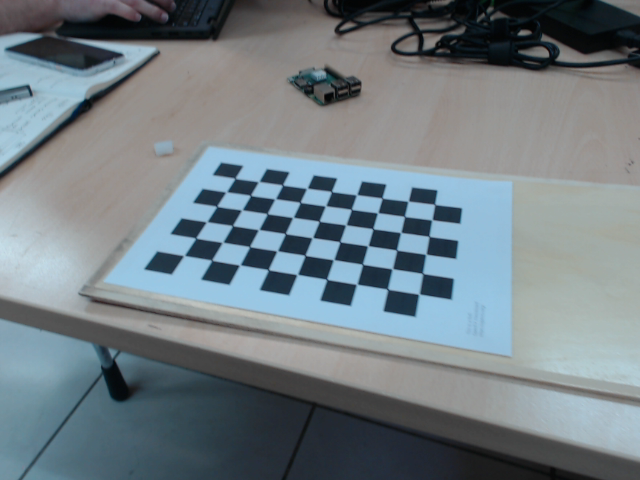
#> input picture vision/Camera-test/logitec/frame_1.png, 640 x 480 px, given in place of the camera
$ python quadrilateral_transformer.py
#> lines starting #> are read from the running program, lines starting #| are printed output that depends on the picture; after the words box and inside, x2 and y2 are one past the last pixel; in counts of white or black regions, pixels touching at a corner belong together
### vision/canny_edge_detection.py
import cv2
import numpy as np

class CannyEdgeDetector:
    def __init__(self, camera_index=0, lower_threshold=100, upper_threshold=200, blur_kernel=5, window_name='Canny Edge Detection'):
#> in run, frame is the input picture: shape (480, 640, 3); mean B, G, R 132.5, 126.3, 114.7
        self.camera_index = camera_index
        self.lower_threshold = lower_threshold
        self.upper_threshold = upper_threshold
        self.blur_kernel = blur_kernel
        self.window_name = window_name
        # Initialize camera
        self.cam = cv2.VideoCapture(camera_index)

        # Get frame dimensions
        self.frame_width = int(self.cam.get(cv2.CAP_PROP_FRAME_WIDTH))
        self.frame_height = int(self.cam.get(cv2.CAP_PROP_FRAME_HEIGHT))

        # Window name
        self.window_name = 'Canny Edge Detection'

    # [17 lines left out: functions setup_window, update_parameters, not called in this run]

    def process_frame(self, frame):
        # Convert to grayscale
        gray = cv2.cvtColor(frame, cv2.COLOR_BGR2GRAY)
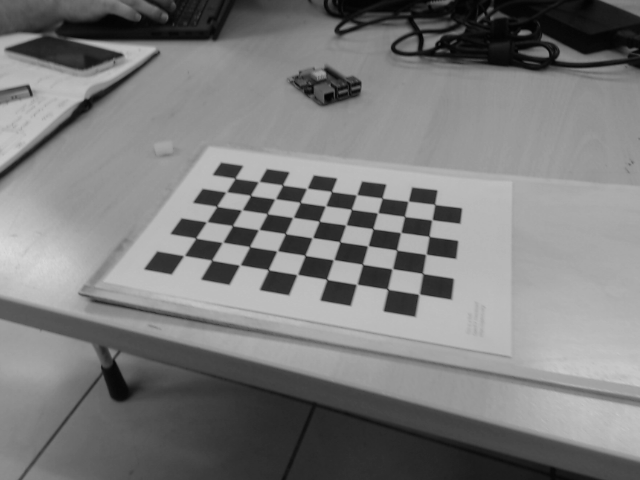
#> gray: shape (480, 640); min 3, max 218, mean 123.5

        # Apply Gaussian blur
        blurred = cv2.GaussianBlur(gray, (self.blur_kernel, self.blur_kernel), 0)

        # Apply Canny edge detection
        edges = cv2.Canny(blurred, self.lower_threshold, self.upper_threshold)
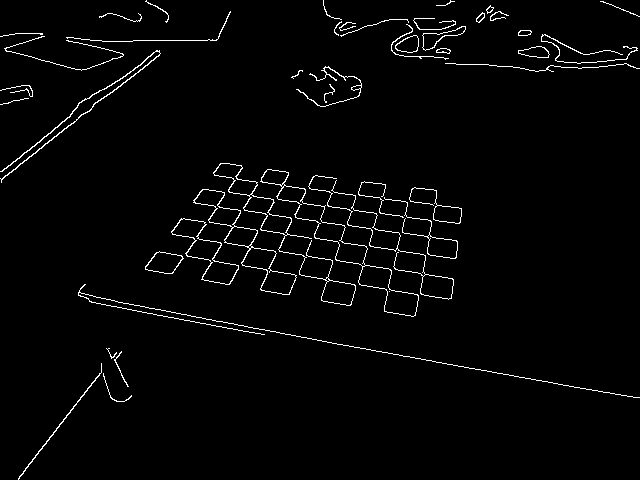
#> edges: shape (480, 640); 2.3% white in thin lines or dots

        # Stack images horizontally for comparison
        return np.hstack((gray, edges))
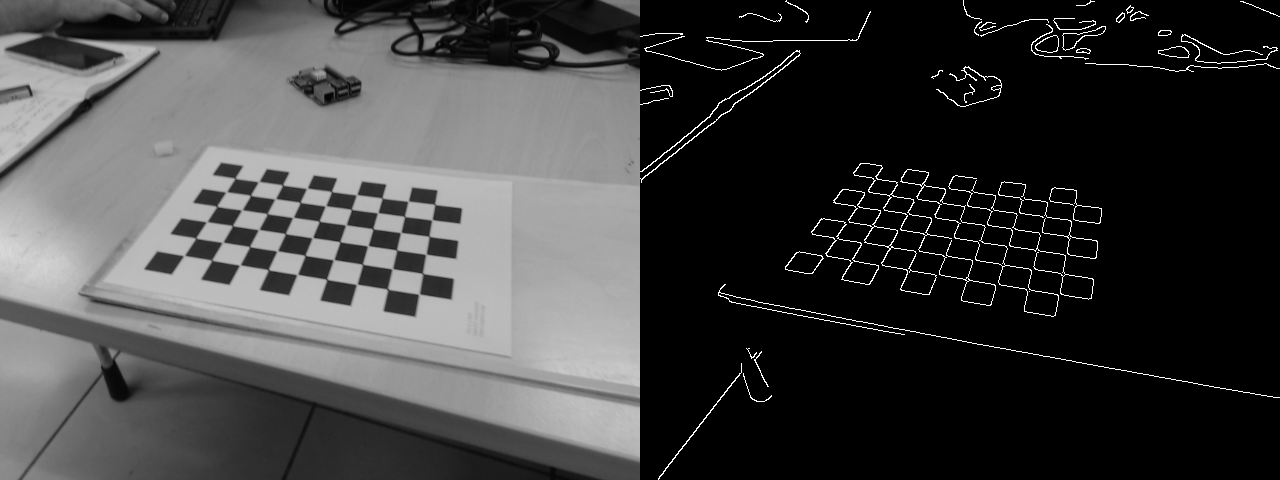
#> returned value: shape (480, 1280); min 0, max 255, mean 64.7

    # [19 lines left out: function run, not called in this run]

    def cleanup(self):
        self.cam.release()
        cv2.destroyAllWindows()

# Example usage
# [3 lines that do not run on import are left out]

### vision/quadrilateral_transformer.py
import cv2
import numpy as np
from .canny_edge_detection import CannyEdgeDetector

class QuadrilateralTransformer(CannyEdgeDetector):
    def __init__(self, camera_index=0, lower_threshold=100, upper_threshold=200,
                 blur_kernel=5, min_area=1000, output_size=(800, 600)):
        super().__init__(camera_index, lower_threshold, upper_threshold, blur_kernel)
        self.min_area = min_area
        self.output_size = output_size
        self.window_name = 'Quadrilateral Transformer'
        self.warped_window_name = 'Transformed View'
        self.last_good_corners = None  # Store the last valid quadrilateral

    def find_quadrilateral(self, edges):
        # Find contours in the edge image
        contours, _ = cv2.findContours(edges, cv2.RETR_EXTERNAL, cv2.CHAIN_APPROX_SIMPLE)
#> contours = 43 contours, 23 with area under 20; largest, box (x1, y1, x2, y2) and area: (260, 169, 419, 317) 3360, (193, 189, 297, 295) 2418, (213, 163, 356, 306) 2139, (171, 218, 239, 285) 1558, (308, 175, 454, 300) 662

        # Find the largest contour
        if not contours:
            return None

        largest_contour = max(contours, key=cv2.contourArea)
#> largest_contour = contour of 267 points, box (x1, y1, x2, y2) (260, 169, 419, 317), area 3360
        if cv2.contourArea(largest_contour) < self.min_area:
            return None

        # Approximate the contour to a polygon
        epsilon = 0.02 * cv2.arcLength(largest_contour, True)
#> epsilon = 12.6
        approx = cv2.approxPolyDP(largest_contour, epsilon, True)
#> approx = contour of 12 points, box (x1, y1, x2, y2) (264, 172, 419, 316), area 3512

        # Check if the polygon has 4 vertices
        if len(approx) != 4:
            return None

        return approx.reshape(4, 2)

    def order_points(self, pts):
        # Order points in [top-left, top-right, bottom-right, bottom-left] order
        rect = np.zeros((4, 2), dtype=np.float32)

        # Top-left point will have the smallest sum
        # Bottom-right point will have the largest sum
        s = pts.sum(axis=1)
        rect[0] = pts[np.argmin(s)]
        rect[2] = pts[np.argmax(s)]

        # Top-right point will have the smallest difference
        # Bottom-left point will have the largest difference
        diff = np.diff(pts, axis=1)
        rect[1] = pts[np.argmin(diff)]
        rect[3] = pts[np.argmax(diff)]

        return rect

    def transform_perspective(self, frame, corners):
        # Get ordered source points
        src_pts = self.order_points(corners.astype(np.float32))

        # Define destination points for the transform
        dst_pts = np.array([
            [0, 0],
            [self.output_size[0] - 1, 0],
            [self.output_size[0] - 1, self.output_size[1] - 1],
            [0, self.output_size[1] - 1]
        ], dtype=np.float32)

        # Calculate perspective transform matrix
        matrix = cv2.getPerspectiveTransform(src_pts, dst_pts)

        # Apply perspective transform
        warped = cv2.warpPerspective(frame, matrix, self.output_size)

        return warped

    def process_frame(self, frame):
        # Get edge detection result from parent class
        gray_and_edges = super().process_frame(frame)
        edges = gray_and_edges[:, self.frame_width:]

        # Find quadrilateral in edges
        corners = self.find_quadrilateral(edges)

        # Create a blank frame with output size dimensions
        blank_frame = np.zeros((self.output_size[1], self.output_size[0], 3), dtype=np.uint8)

        if corners is not None:
            # Update the last good corners when a valid quadrilateral is found
            self.last_good_corners = corners
            # Transform the perspective when quadrilateral is found
            warped = self.transform_perspective(frame, corners)
        elif self.last_good_corners is not None:
            # Use the last good corners if available
            warped = self.transform_perspective(frame, self.last_good_corners)
        else:
            # Use blank frame when no quadrilateral is found and no previous good corners
            warped = blank_frame

        # Show warped view
        cv2.imshow(self.warped_window_name, warped)

        # Return warped frame (required by parent class but won't be displayed)
        return warped

    def run(self):
        # Override parent's run method to avoid showing the edge detection window
        while True:
            ret, frame = self.cam.read()
            if not ret:
                break

            self.process_frame(frame)

            # Press 'q' to exit
            if cv2.waitKey(1) == ord('q'):
#> (key q is pressed here)
                break

        self.cleanup()

# Example usage
if __name__ == '__main__':
    transformer = QuadrilateralTransformer(camera_index=0)
    transformer.run()

$ run again, on vision/Camera-test/logitec/frame_10.png
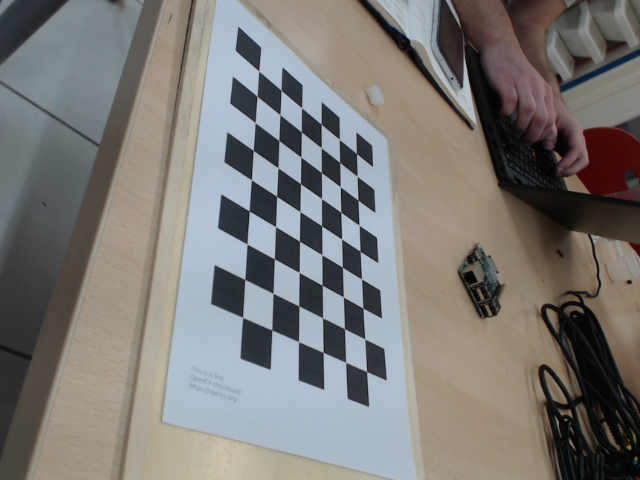
#> input picture vision/Camera-test/logitec/frame_10.png, 640 x 480 px, given in place of the camera
#> in run, frame is the input picture: shape (480, 640, 3); mean B, G, R 118, 120.8, 123.4
#> in process_frame, `edges = cv2.Canny(blurred, self.lower_threshold, self.upper_threshold)`:
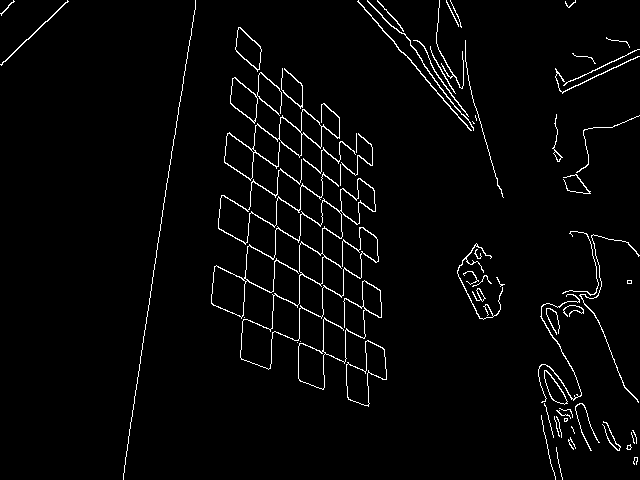
#> edges: shape (480, 640); 2.8% white in thin lines or dots
#> in process_frame, `return np.hstack((gray, edges))`:
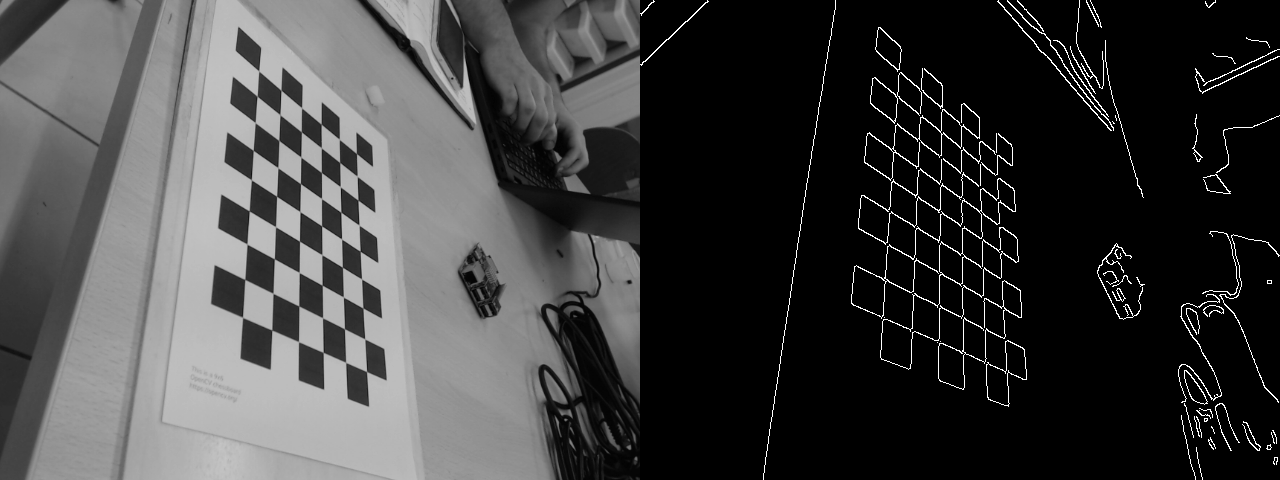
#> returned value: shape (480, 1280); min 0, max 255, mean 64.2
#> contours = 66 contours, 39 with area under 20; largest, box (x1, y1, x2, y2) and area: (211, 178, 379, 370) 3021, (224, 103, 340, 181) 1986, (298, 280, 382, 390) 1502, (346, 340, 387, 407) 1348, (230, 72, 282, 124) 764
#> largest_contour = contour of 947 points, box (x1, y1, x2, y2) (211, 178, 379, 370), area 3021
#> epsilon = 50.61
#> approx = [[360, 178], [214, 266], [241, 318], [341, 214], [241, 359], [378, 261], [240, 357]]

$ run again, on vision/Camera-test/logitec/frame_2.png
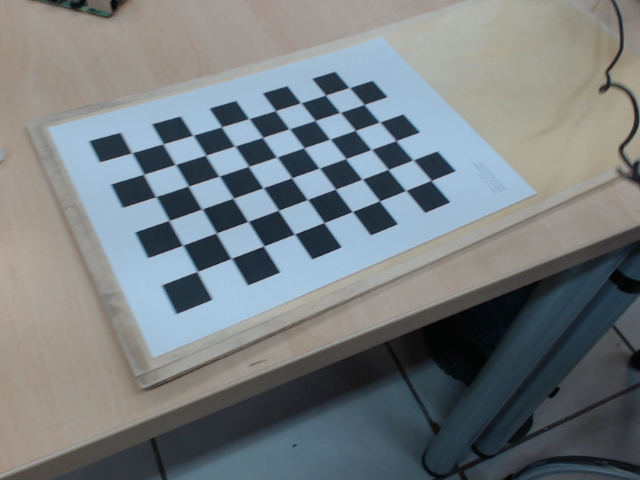
#> input picture vision/Camera-test/logitec/frame_2.png, 640 x 480 px, given in place of the camera
#> in run, frame is the input picture: shape (480, 640, 3); mean B, G, R 128.3, 125.2, 118.7
#> in process_frame, `edges = cv2.Canny(blurred, self.lower_threshold, self.upper_threshold)`:
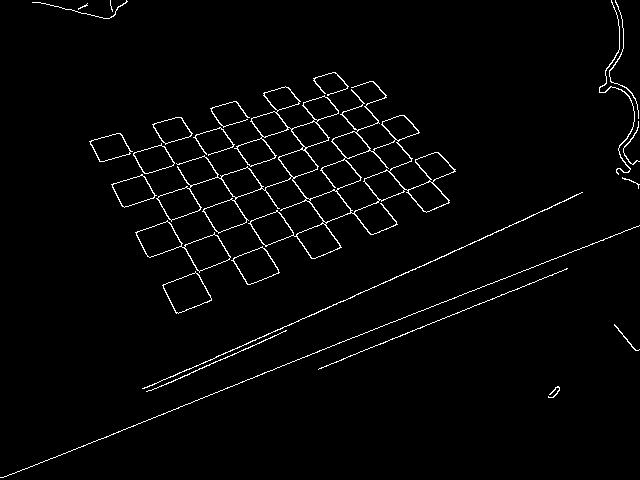
#> edges: shape (480, 640); 2.2% white in thin lines or dots
#> in process_frame, `return np.hstack((gray, edges))`:
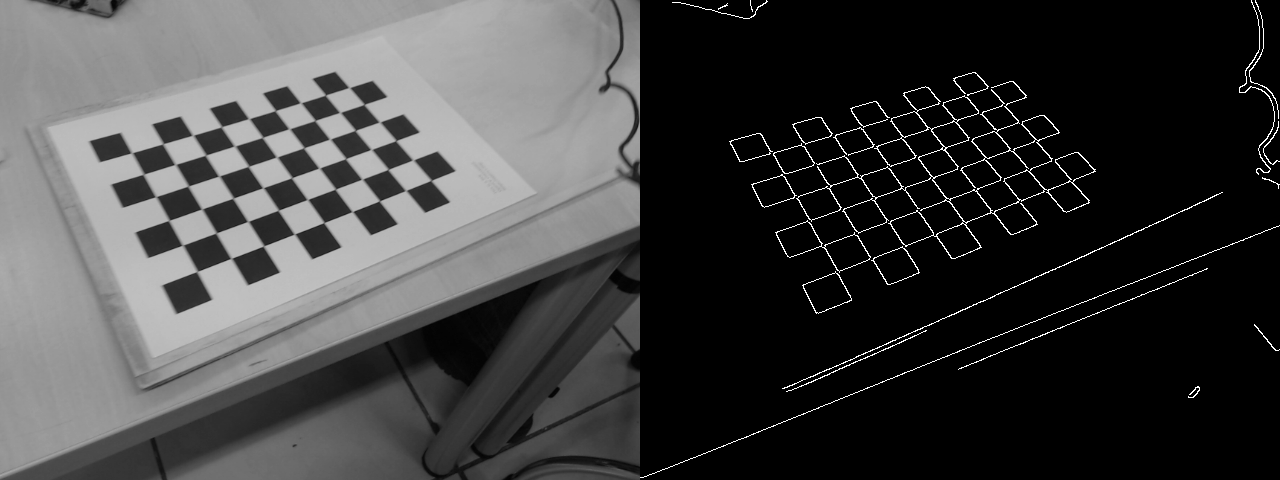
#> returned value: shape (480, 1280); min 0, max 255, mean 64.6
#> contours = 24 contours, 5 with area under 20; largest, box (x1, y1, x2, y2) and area: (156, 81, 456, 259) 14406, (135, 220, 231, 273) 2044, (162, 271, 212, 314) 1202, (231, 246, 280, 285) 1040, (111, 174, 157, 208) 864
#> largest_contour = contour of 1605 points, box (x1, y1, x2, y2) (156, 81, 456, 259), area 14406
#> epsilon = 63.48
#> approx = [[455, 169], [369, 81], [309, 199], [285, 86], [287, 180], [156, 198], [292, 176], [315, 258]]

$ run again, on vision/Camera-test/logitec/frame_3.png
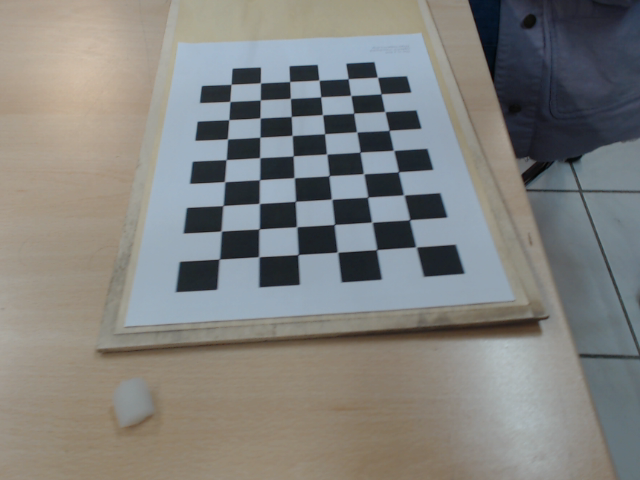
#> input picture vision/Camera-test/logitec/frame_3.png, 640 x 480 px, given in place of the camera
#> in run, frame is the input picture: shape (480, 640, 3); mean B, G, R 126.3, 129.3, 129.2
#> in process_frame, `edges = cv2.Canny(blurred, self.lower_threshold, self.upper_threshold)`:
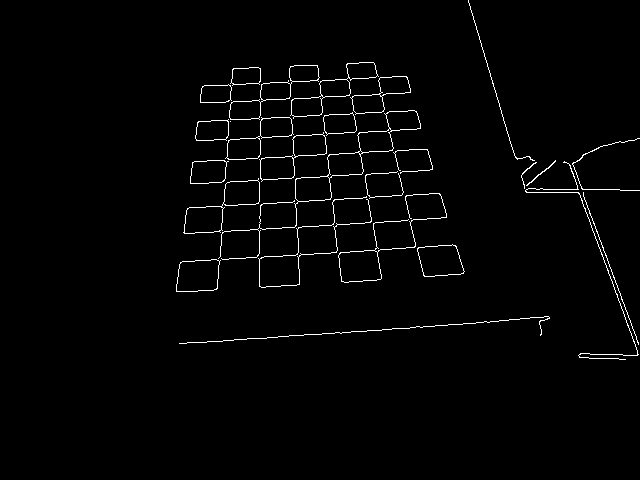
#> edges: shape (480, 640); 1.7% white in thin lines or dots, all inside (x1, y1, x2, y2) = (176, 0, 640, 360)
#> in process_frame, `return np.hstack((gray, edges))`:
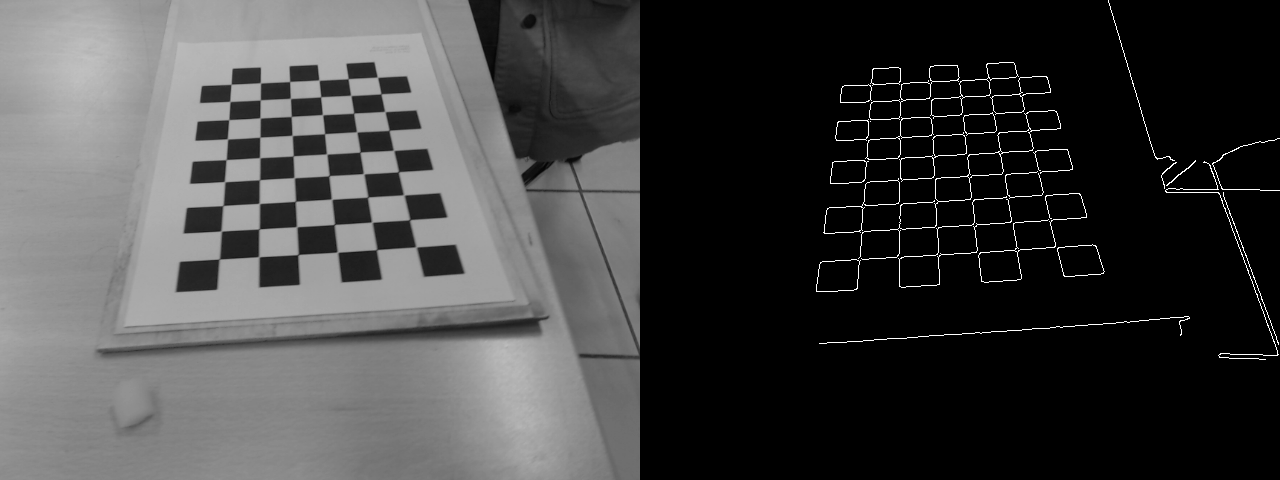
#> returned value: shape (480, 1280); min 0, max 255, mean 66.6
#> contours = 26 contours, 9 with area under 20; largest, box (x1, y1, x2, y2) and area: (218, 110, 421, 260) 2780, (183, 178, 260, 234) 1742, (229, 65, 320, 120) 1466, (290, 62, 379, 119) 1455, (259, 132, 327, 182) 1370
#> largest_contour = contour of 234 points, box (x1, y1, x2, y2) (218, 110, 421, 260), area 2780
#> epsilon = 19.1
#> approx = contour of 13 points, box (x1, y1, x2, y2) (218, 111, 417, 259), area 2548
